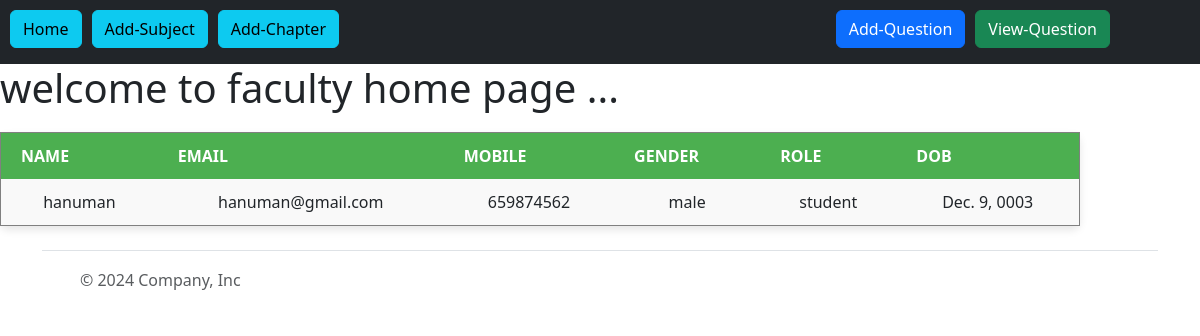
The page /faculty/fhome (signed in) on the database its author committed.
### Register/models.py (models this page shows, shortened)
class register_master(models.Model):
    name =models.CharField(max_length=50)
    email=models.CharField(max_length=100,primary_key=True)
    mobile=models.CharField(max_length=12)
    password=models.CharField(max_length=20)
    gender=models.CharField(max_length=20)
    dob=models.DateField()
    role=models.CharField(max_length=30)
    status=models.IntegerField(default=0)

### faculty/views.py (the view)
# urls.py: path('fhome',fhome,name="fhome"),
def fhome(request):
    name=request.session.get("name")
    email=request.session.get('email')
    obj=register_master.objects.get(email=email)
    ob=register_master.objects.filter(role='student')
    return render(request,"fhome.html",{"data":obj,"data1":ob, "fname":name})

### faculty/templates/fhome.html (shortened to what this page needs)
{% extends 'flayout/fbase.html' %}
{% block content %}
{% load static %}
<!DOCTYPE html>
<html lang="en">
<head>
</head>
<body>
    <h1>welcome to faculty home page {{sname|title}}...</h1>
    <table border="solid">
        <thead>
            <tr>
                <th>Name</th>
                <th>Email</th>
                <th>Mobile</th>
                <th>Gender</th>
                <th>Role</th>
                <th>Dob</th>
            </tr>
        </thead>
        <tbody>
            {% for fdata in data1 %}
            <tr>
                <td>{{ fdata.name }}</td>
                <td>{{ fdata.email }}</td>
                <td>{{ fdata.mobile }}</td>
                <td>{{ fdata.gender }}</td>
                <td>{{ fdata.role }}</td>
                <td>{{ fdata.dob }}</td>
            </tr>
            {% endfor %}
        </tbody>
    </table>
</body>
</html>
{% endblock %}

### faculty/templates/fhome.html (style rules this page uses)
body { font-family: Arial, sans-serif; background-color: #f4f4f9; justify-content: center; align-items: center; height: 90%; margin: 0; }
table { width: 90%; border-collapse: collapse; background-color: #ffffff; box-shadow: 0 4px 8px rgba(0, 0, 0, 0.1); border-radius: 8px; }
th, td { padding: 12px 20px; text-align: center; border: 1px solid #ddd; }
th { background-color: #4CAF50; color: white; font-weight: bold; }
td { background-color: #f9f9f9; }
th { text-transform: uppercase; }
table { margin-top: 20px; margin-bottom: 20px; }

### rows shown on the page
register_master: name "hanuman", email "hanuman@gmail.com", mobile "659874562", gender "male", role "student", dob "Dec. 9, 0003"
